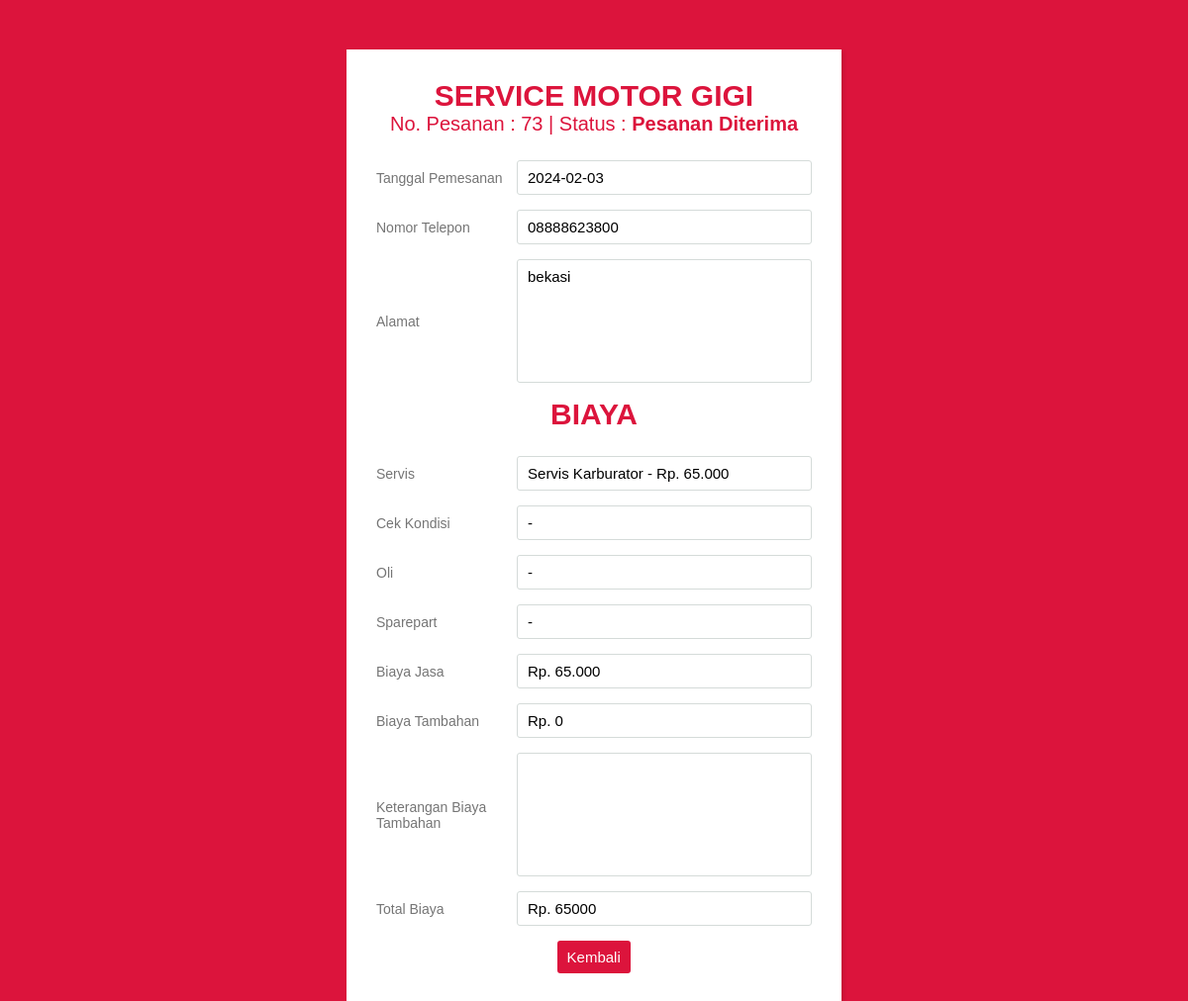
Screenshot of /nota.php?id=73 with the database file from the repository.
### tables this page shows
CREATE TABLE `pemesanan` (
  `id_pemesanan` int(11) NOT NULL,
  `jenis_jasa` varchar(50) NOT NULL,
  `id_user` int(11) NOT NULL,
  `tanggal_pemesanan` date NOT NULL,
  `nama_pemesan` varchar(50) NOT NULL,
  `telepon_pemesan` varchar(15) NOT NULL,
  `alamat_pemesan` varchar(100) NOT NULL,
  `biaya_jasa` int(10) DEFAULT NULL,
  `biaya_tambahan` int(10) DEFAULT NULL,
  `total_biaya` int(10) DEFAULT NULL,
  `keterangan` varchar(100) DEFAULT NULL,
  `tanggal_datang` date NOT NULL,
  `status_pemesanan` varchar(25) NOT NULL DEFAULT 'Pesanan Diterima',
  `id_oli` int(3) DEFAULT NULL,
  `id_servis` int(3) DEFAULT NULL,
  `id_cek` int(3) DEFAULT NULL,
  `id_sparepart` int(3) DEFAULT NULL
);

CREATE TABLE `servis` (
  `id_servis` int(3) NOT NULL,
  `nama_servis` varchar(50) DEFAULT NULL,
  `harga_servis` int(6) DEFAULT NULL
);

CREATE TABLE `cek` (
  `id_cek` int(3) NOT NULL,
  `nama_cek` varchar(50) DEFAULT NULL,
  `harga_cek` int(6) DEFAULT NULL
);

CREATE TABLE `oli` (
  `id_oli` int(3) NOT NULL,
  `nama_oli` varchar(50) DEFAULT NULL,
  `harga_oli` int(6) DEFAULT NULL
);

CREATE TABLE `sparepart` (
  `id_sparepart` int(3) NOT NULL,
  `nama_sparepart` varchar(50) DEFAULT NULL,
  `harga_sparepart` int(6) DEFAULT NULL
);

### nota.php (the view, shortened to what this page needs)
<?php
$id_pemesanan = $_GET['id'];
include "setting/koneksi.php";
?>
<!DOCTYPE html>
<html>
<head>
   <link rel="stylesheet" type="text/css" href="css/nota.css">
</head>
<body>
   <?php
   $ambil = $koneksi->query("SELECT * FROM pemesanan WHERE id_pemesanan='$id_pemesanan'");
   $pecah = $ambil->fetch_assoc();
   $id_servis_pemesanan = $pecah['id_servis'];
   $id_cek_pemesanan = $pecah['id_cek'];
   $id_oli_pemesanan = $pecah['id_oli'];
   $id_spare_pemesanan = $pecah['id_sparepart'];
   $ambil_servis = $koneksi->query("SELECT * FROM servis WHERE id_servis='$id_servis_pemesanan'");
   $pecah_servis = $ambil_servis->fetch_assoc();
   $ambil_cek = $koneksi->query("SELECT * FROM cek WHERE id_cek='$id_cek_pemesanan'");
   $pecah_cek = $ambil_cek->fetch_assoc();
   $ambil_oli = $koneksi->query("SELECT * FROM oli WHERE id_oli='$id_oli_pemesanan'");
   $pecah_oli = $ambil_oli->fetch_assoc();
   $ambil_spare = $koneksi->query("SELECT * FROM sparepart WHERE id_sparepart='$id_spare_pemesanan'");
   $pecah_spare = $ambil_spare->fetch_assoc();
   ?>
   <div class="wrapper">
      <div class="title">
         <?php echo $pecah['jenis_jasa']; ?>
         <p>No. Pesanan :
            <?php echo $pecah['id_pemesanan']; ?> | Status : <span>
               <?php echo $pecah['status_pemesanan']; ?>
            </span>
         </p>
      </div>
      <div class="form">
         <div class="inputfield">
            <label>Tanggal Pemesanan</label>
            <input type="text" class="input" readonly value="<?php echo $pecah['tanggal_pemesanan']; ?>">
         </div>
         <div class="inputfield">
            <label>Nomor Telepon</label>
            <input type="text" class="input" readonly value="<?php echo $pecah['telepon_pemesan']; ?>">
         </div>
         <div class="inputfield">
            <label>Alamat</label>
            <textarea class="textarea" type="text" readonly><?php echo $pecah['alamat_pemesan']; ?></textarea>
         </div>
         <div class="title">
            Biaya
         </div>
         <div class="inputfield">
            <label>Servis</label>
            <input type="text" class="input" readonly
               value="<?php echo $pecah_servis['nama_servis'] == NULL ? '-' : $pecah_servis['nama_servis'] . ' - Rp. ' . number_format($pecah_servis['harga_servis'], 0, ',', '.'); ?>">
         </div>
         <div class="inputfield">
            <label>Cek Kondisi</label>
            <input type="text" class="input" readonly
               value="<?php echo $pecah_cek['nama_cek'] == NULL ? '-' : $pecah_cek['nama_cek'] . ' - Rp. ' . number_format($pecah_cek['harga_cek'], 0, ',', '.'); ?>">
         </div>
         <div class="inputfield">
            <label>Oli</label>
            <input type="text" class="input" readonly
               value="<?php echo $pecah_oli['nama_oli'] == NULL ? '-' : $pecah_oli['nama_oli'] . ' - Rp. ' . number_format($pecah_oli['harga_oli'], 0, ',', '.'); ?>">
         </div>
         <div class="inputfield">
            <label>Sparepart</label>
            <input type="text" class="input" readonly
               value="<?php echo $pecah_spare['nama_sparepart'] == NULL ? '-' : $pecah_spare['nama_sparepart'] . ' - Rp. ' . number_format($pecah_spare['harga_sparepart'], 0, ',', '.'); ?>">
         </div>
         <div class="inputfield">
            <label>Biaya Jasa</label>
            <?php
            $total_biaya_jasa = $pecah_servis['harga_servis'] + $pecah_cek['harga_cek'] + $pecah_oli['harga_oli'] + $pecah_spare['harga_sparepart'];
            ?>
            <input type="text" class="input" name="biayajasa" readonly
               value="Rp. <?php echo number_format($total_biaya_jasa, 0, ',', '.'); ?>">
         </div>
         <div class="inputfield">
            <label>Biaya Tambahan</label>
            <input type="text" class="input" readonly value="Rp. <?php echo $pecah['biaya_tambahan']; ?>">
         </div>
         <div class="inputfield">
            <label>Keterangan Biaya Tambahan</label>
            <textarea type="text" class="textarea" readonly><?php echo $pecah['keterangan']; ?></textarea>
         </div>
         <div class="inputfield">
            <label>Total Biaya</label>
            <input type="text" readonly value="Rp. <?php echo $pecah['total_biaya']; ?>" class="input">
         </div>
         <div class="btn" href="riwayatpemesanan.php">
            <a href="riwayatpemesanan.php">Kembali</a>
         </div>
      </div>
   </div>
</body>
</html>

### css/nota.css (style rules this page uses)
* { margin: 0; padding: 0; box-sizing: border-box; font-family: 'Montserrat', sans-serif; }
body { background: crimson; padding: 0 10px; }
.wrapper { max-width: 500px; width: 100%; background: #fff; margin: 50px auto; box-shadow: 2px 2px 4px rgba(0,0,0,0.125); padding: 30px; }
.wrapper .title { font-size: 30px; font-weight: 700; margin-bottom: 25px; color: crimson; text-transform: uppercase; text-align: center; }
.wrapper .title p { font-size: 20px; font-weight: 400; margin-bottom: 25px; color: crimson; text-transform: capitalize; text-align: center; }
.wrapper .title p span { font-size: 20px; font-weight: bolder; margin-bottom: 25px; color: crimson; text-transform: capitalize; text-align: center; }
.wrapper .form { width: 100%; }
.wrapper .form .inputfield { margin-bottom: 15px; display: flex; align-items: center; }
.wrapper .form .inputfield label { width: 200px; color: #757575; margin-right: 10px; font-size: 14px; }
.wrapper .form .inputfield .input, .wrapper .form .inputfield .textarea { width: 100%; outline: none; border: 1px solid #d5dbd9; font-size: 15px; padding: 8px 10px; border-radius: 3px; transition: all 0.3s ease; }
.wrapper .form .inputfield .textarea { width: 100%; height: 125px; resize: none; }
.wrapper .btn { width: 17%; padding: 8px 10px; font-size: 15px; border: 0px; background: crimson; color: #fff; cursor: pointer; border-radius: 3px; outline: none; margin:auto; align-content: center; }
.wrapper .btn a { text-align: center; color: white; margin: auto; text-decoration: none; }

### rows the page displays
pemesanan: jenis_jasa "SERVICE MOTOR GIGI", id_pemesanan "73", status_pemesanan "Pesanan Diterima", tanggal_pemesanan "2024-02-03", telepon_pemesan "08888623800", alamat_pemesan "bekasi", biaya_tambahan "Rp. 0", total_biaya "Rp. 65000"
servis: nama_servis+harga_servis "Servis Karburator - Rp. 65.000", biayajasa "Rp. 65.000"
cek: nama_cek "-"
oli: nama_oli "-"
sparepart: nama_sparepart "-"
